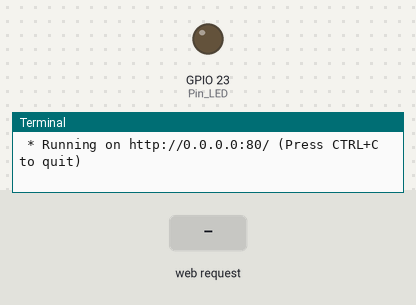
Bench run of a program on a simulated Raspberry Pi (BCM pin numbers). Parts: output pins drawn as LEDs (lit = HIGH), the last lines printed to the terminal. Dashed ring = blinking. Inputs (shaded band) come from the test bench. The clock reads 2024-03-15 10:24:30 at power-on unless the program sets it.

Above: at 1.2 s.
1.3 s: HTTP request for /led/blink received
At 1.55 s:
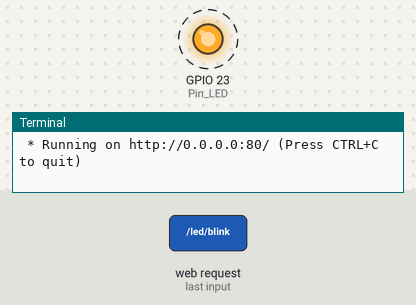
5.8 s: HTTP request for /led/on received
At 6.7 s:
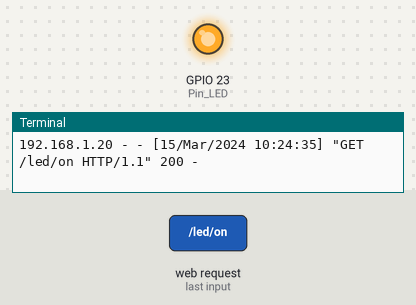
Timing chart, 0 to 8.8 s (numbered marks = the images above; inputs shaded):
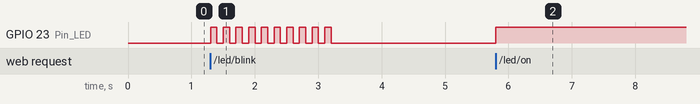

Measured:
- after the input at 1.3 s, GPIO 23 (Pin_LED): alternates HIGH for 0.10 s and LOW for 0.10 s, 20 changes in all, then stays LOW, starting at once
- after the input at 5.8 s, GPIO 23 (Pin_LED): LOW → HIGH at once

The program:

smart.py
```python
from flask import Flask
from flask import request
from flask import render_template
import RPi.GPIO as GPIO
import signal
import time

Pin_LED = 23
GPIO.setmode(GPIO.BCM)
GPIO.setup(Pin_LED, GPIO.OUT, initial=GPIO.LOW)

def Terminate(n, p):
	GPIO.cleanup()
	print("웹 서비스를 종료합니다...")
	exit()

signal.signal(signal.SIGINT, Terminate)

app = Flask(__name__)

@app.route("/")
def Start():
	return render_template("index.html")

@app.route("/led/on")
def led_on():
	try:
		GPIO.output(Pin_LED, GPIO.HIGH)
		return "ok"
	except:
		return "FAIL"

@app.route("/led/off")
def led_off():
	try:
		GPIO.output(Pin_LED, GPIO.LOW)
		return "ok"
	except:
		return "FAIL"


@app.route("/led/blink")
def led_blink():
	try:
		for i in range(10):
			GPIO.output(Pin_LED, GPIO.HIGH)
			time.sleep(0.1)
			GPIO.output(Pin_LED, GPIO.LOW)
			time.sleep(0.1)
		return "ok"
	except:
		return "FAIL"

@app.route("/song")
def song():
	try:
		p.start(10)
		for fr in Frq:
			p.ChangeFrequency(fr)
			time.sleep(speed)
		p.stop()
		return "ok"
	except:
		return "FAIL"

if __name__ == "__main__":
	app.run(host="0.0.0.0", port=80)
```
